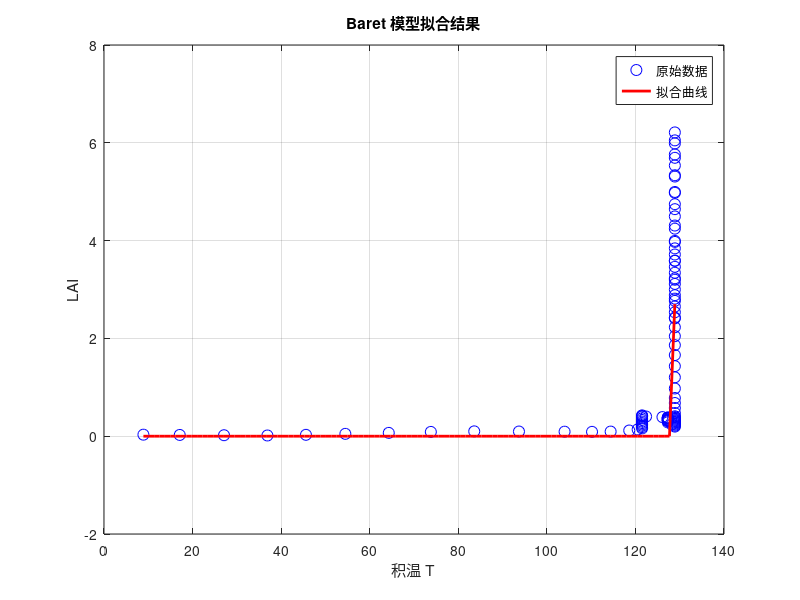

MATLAB code for this plot:
% 定义每日平均温度
T_avg = [
16.9
16.2
18
17.8
16.7
16.9
17.8
17.5
17.8
18.1
18.3
14.2
12.2
12.2
9.9
9
6.7
3.3
4.6
2.9
4.1
4.6
7.2
6.6
7.2
7.4
8.9
11.7
9.2
4.3
1
0.2
1
1.6
1.1
3.2
4.2
1.6
4.7
8.9
8.7
7.2
4.9
5.7
4.1
3.9
3.9
5.9
3
3.5
3.7
2.9
5.7
5.9
4.5
7.1
2.2
-6.9
-11.7
-12
-8.4
-7.4
-6.6
-5.2
-4.1
-5.6
-6
-3.4
-3.1
-1.5
-2.2
-2.8
-5
-3.1
-3.2
-0.8
-2.5
-2.2
-2.2
-1.6
-1.3
-1.2
-0.4
-0.4
0.3
0.5
2
2.5
1
0.2
-4.8
-1.8
-1.1
-1
-1
-2.7
-4.4
-4.7];

  % 每天的平均温度数据
T_base =8;  % 基准温度

% 计算积温
T = cumsum(max(0, T_avg - T_base));  % 计算积温

% 定义 LAI 数据
LAI_data = [0.031262102
0.025770111
0.02027812
0.014786129
0.028211686
0.048160535
0.068109384
0.088058233
0.09906036
0.095747731
0.092435101
0.089122472
0.094530154
0.116409537
0.13828892
0.160168303
0.184381802
0.212539152
0.240696502
0.268853851
0.298862876
0.332575251
0.366287625
0.4
0.426134062
0.41437656
0.402619059
0.390861557
0.379104056
0.359226407
0.334273666
0.309320925
0.315986622
0.338461538
0.360936455
0.383411371
0.372603514
0.328512883
0.284422253
0.240331622
0.196240991
0.214145918
0.235401957
0.256657996
0.275434547
0.291601112
0.307767676
0.323934241
0.340100806
0.356934881
0.373814676
0.390694472
0.407574267
0.473913043
0.576521739
0.679130435
0.78173913
0.975950605
1.203910471
1.431870337
1.659830203
1.862465528
2.04553189
2.228598251
2.411664613
2.534251426
2.650875467
2.767499508
2.884123549
2.999546877
3.113992879
3.228438882
3.342884885
3.463899272
3.589730474
3.715561676
3.841392878
3.994314381
4.244442259
4.494570136
4.744698013
4.99482589
5.336479173
5.693159015
6.049838857
6.212433602
5.986858155
5.761282707
5.535707259
5.310131812
4.978012731
4.643089869
4.308167008
3.973244147
3.586354515
3.199464883
2.812575251
2.425685619
];  % 实际的 LAI 数据

% 定义 Baret 模型公式
baretModel = @(params, T) params(1) * (1 ./ (1 + exp(-params(2)*(T - params(3)))) - exp(-params(4)*(T - params(5))));

% 解释：
% params(1): LAI_Amp，最大叶面积指数
% params(2): b，生长速率参数
% params(3): T_i，生长拐点温度
% params(4): a，衰退速率参数
% params(5): T_s，衰退开始温度

% 定义目标函数，最小化残差平方和
objectiveFunction = @(params) sum((baretModel(params, T) - LAI_data).^2);

% 设置初始参数猜测值 [LAI_Amp, b, T_i, a, T_s]
initialGuess = [max(LAI_data), 1, 120, 1, 126];  % 假设初始参数

% 设置优化选项，增大最大函数计算次数和迭代次数
options = optimset('MaxFunEvals', 10000, 'MaxIter', 10000, 'Display', 'iter');  % 增加迭代次数和函数评估次数，并显示迭代过程

% 使用 fminsearch 进行参数优化
optimalParams = fminsearch(objectiveFunction, initialGuess, options);

% 提取最优参数
LAI_Amp_opt = optimalParams(1);
b_opt = optimalParams(2);
Ti_opt = optimalParams(3);
a_opt = optimalParams(4);
Ts_opt = optimalParams(5);

% 输出最优参数值
fprintf('最优参数 LAI_Amp = %.4f\n', LAI_Amp_opt);
fprintf('最优参数 b = %.4f\n', b_opt);
fprintf('最优参数 T_i = %.4f\n', Ti_opt);
fprintf('最优参数 a = %.4f\n', a_opt);
fprintf('最优参数 T_s = %.4f\n', Ts_opt);

% 绘制拟合曲线
T_fit = linspace(min(T), max(T), 100);
LAI_fit = baretModel(optimalParams, T_fit);

figure;
plot(T, LAI_data, 'bo', 'MarkerSize', 8, 'DisplayName', '原始数据');
hold on;
plot(T_fit, LAI_fit, 'r-', 'LineWidth', 2, 'DisplayName', '拟合曲线');
xlabel('积温 T');
ylabel('LAI');
legend('show');
grid on;
title('Baret 模型拟合结果');
